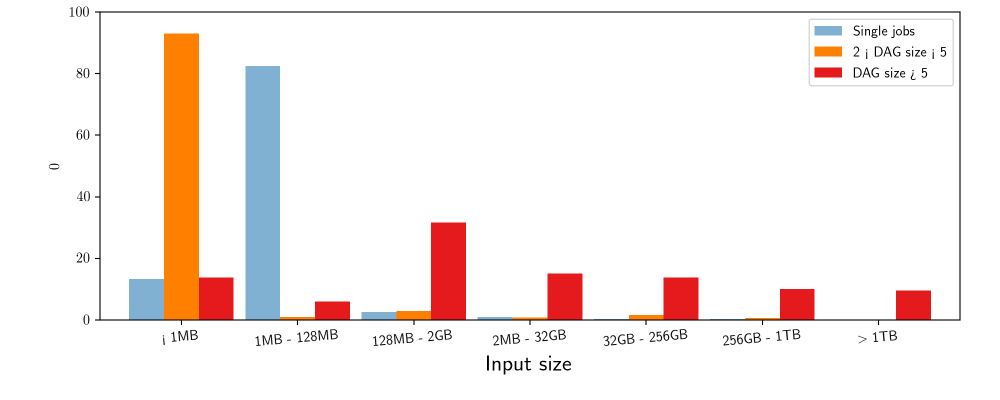
#> input picture NetApp/figs/fig_dagsizevsinputsize.png, 2000 x 800 px (shown at 1/2 size); its folder holds only this picture in this run
$ python -i dag_size_distribution.py   (imports and definitions only)
#> lines starting #> are read from the running program, lines starting #| are printed output that depends on the picture
import pandas as pd
import json
import os
import sys
import glob
import graph_tool.all as gt
from datetime import datetime, date, time
import matplotlib.ticker as ticker
import matplotlib.pyplot as plt
from os import listdir
from os.path import isfile, join
import numpy as np
import math

statistics_dir = '/home/maniaa/ashes/code/statistics/'
# [1 line that did not run here, left out]
# [1 line not run here, left out]
# [1 line that did not run here, left out]


# job size which is number of mappers + number of reducers
def format_xticks10min(x, pos=None):
    hour = (int(x)*600)//3600
    daytime = ''
    if 0 <= hour and hour < 7:
        daytime = 'AM'
        hour += 7;
    elif hour == 7:
        daytime = 'PM'
        hour += 7;
    elif 7 < hour and hour < 19:
        daytime = 'PM'
        hour -= 5;
    elif hour == 19:
        daytime = 'AM'
        hour -= 5;
    elif 19 < hour and hour <= 24:
        daytime = 'AM'
        hour -= 17;
    return str(hour) + daytime

def build_graph(data):
    gstr = data['workflow.dag']
    wrk_edges = [e.split('>') for e in gstr.split(',')]
    lbl_vid = {}
    graph = {'nodes': {}, 'edges': []}
    g = gt.Graph(directed=True)
    v_lbl = g.new_vertex_property("int")
    for e in wrk_edges:
        srclbl = int(e[0].split('-')[1])
        if srclbl not in lbl_vid:
            vsrc = g.add_vertex()
            v_lbl[vsrc] = srclbl
            lbl_vid[srclbl] = int(vsrc)

        if len(e) > 1:
            trgtlbl = int(e[1].split('-')[1])
            if trgtlbl not in lbl_vid:
                vtgt = g.add_vertex()
                v_lbl[vtgt] = trgtlbl
                lbl_vid[trgtlbl] = int(vtgt)
            g.add_edge(lbl_vid[srclbl], lbl_vid[trgtlbl])

    g.vertex_properties['label'] = v_lbl
    data['dag_nv'] = g.num_vertices()
    data['dag_ne'] = g.num_edges()
    return data

def dag_size_per_timebin(group):
    global dag_submission_stats
    n_1j = len(group[group['dag_nv'] == 1])
    n_2t5j = len(group[(group['dag_nv'] > 2) & (group['dag_nv'] <= 5)])
    n_10j = len(group[group['dag_nv'] > 10])
    dag_submission_stats.append({'submit_10min': int(group['submit_10min'].max()),
                                 '1': n_1j, '2<5': n_2t5j, '>5': n_10j})

dag_submission_stats = []
# [17 lines not run here, left out]

# [1 line that did not run here, left out]
# [1 line that did not run here, left out]
# [1 line that did not run here, left out]
# [1 line that did not run here, left out]
# [1 line that did not run here, left out]

colors = ['#80b1d3', '#ff7f00', '#e41a1c']
fig, ax = plt.subplots(figsize=(8,4))
# [12 lines not run here, left out]

>>> import cv2
>>> picture = cv2.imread('../figs/fig_dagsizevsinputsize.png', cv2.IMREAD_GRAYSCALE)
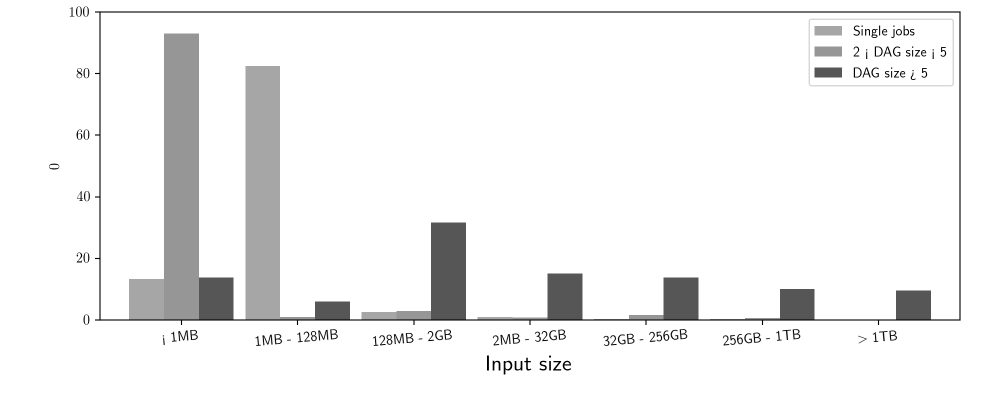
#> picture: shape (800, 2000) (shown at 1/2 size); min 0, max 255, mean 242
#> (the run stopped early here; a loop or call above may not have finished)

$ run again, on NetApp/figs/CHeatmap_hit_ratio_start_time_end_time.png
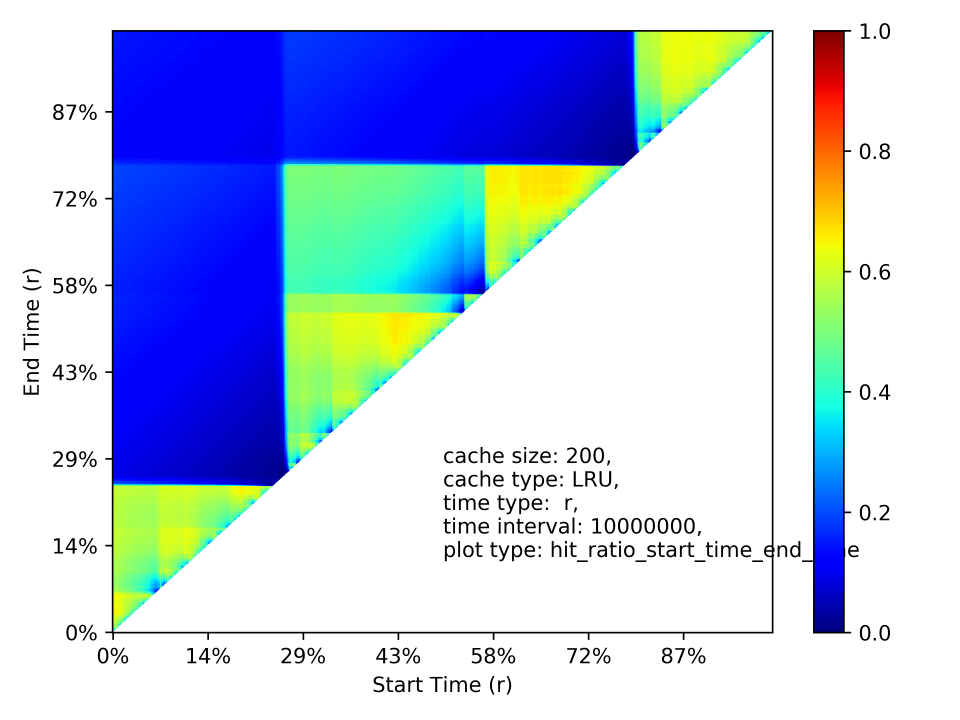
#> input picture NetApp/figs/CHeatmap_hit_ratio_start_time_end_time.png, 3840 x 2880 px (shown at 1/4 size)
#> `picture = cv2.imread('../figs/fig_dagsizevsinputsize.png', cv2.IMREAD_..`:
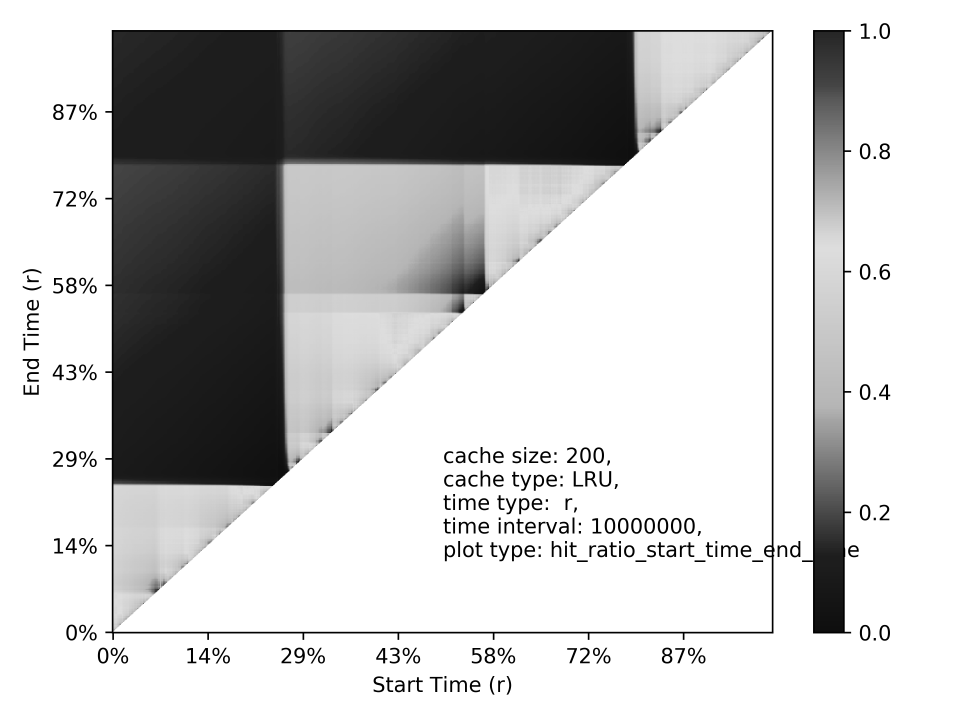
#> picture: shape (2880, 3840) (shown at 1/4 size); min 0, max 255, mean 200

$ run again, on NetApp/figs/concurrent_access_persec.png
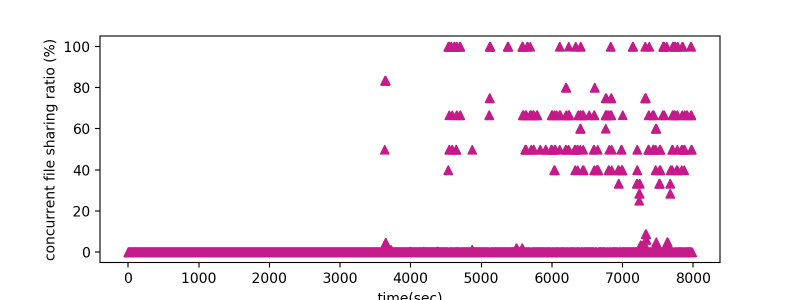
#> input picture NetApp/figs/concurrent_access_persec.png, 1600 x 600 px (shown at 1/2 size)
#> `picture = cv2.imread('../figs/fig_dagsizevsinputsize.png', cv2.IMREAD_..`:
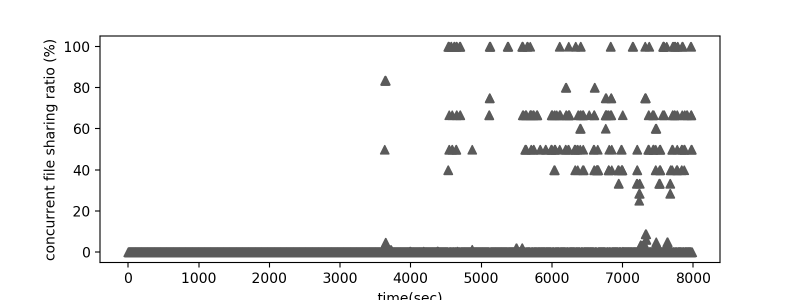
#> picture: shape (600, 1600) (shown at 1/2 size); min 0, max 255, mean 242.3
